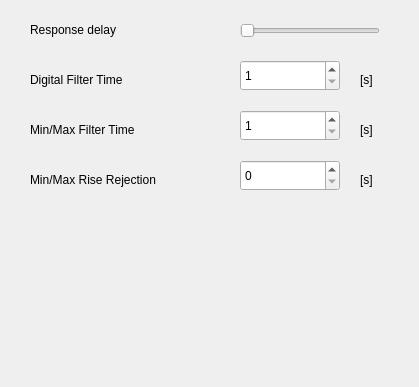
<?xml version="1.0" encoding="UTF-8"?>
<ui version="4.0">
 <class>VarioFrame6015</class>
 <widget class="QWidget" name="VarioFrame6015">
  <property name="geometry">
   <rect>
    <x>0</x>
    <y>0</y>
    <width>419</width>
    <height>387</height>
   </rect>
  </property>
  <property name="windowTitle">
   <string>Variometer</string>
  </property>
  <widget class="QLabel" name="textLabel_ITimeUnit">
   <property name="geometry">
    <rect>
     <x>360</x>
     <y>70</y>
     <width>67</width>
     <height>20</height>
    </rect>
   </property>
   <property name="text">
    <string>[s]</string>
   </property>
   <property name="wordWrap">
    <bool>false</bool>
   </property>
  </widget>
  <widget class="QLabel" name="textLabel_FiltTime">
   <property name="geometry">
    <rect>
     <x>30</x>
     <y>70</y>
     <width>134</width>
     <height>20</height>
    </rect>
   </property>
   <property name="text">
    <string>Digital Filter Time</string>
   </property>
   <property name="wordWrap">
    <bool>false</bool>
   </property>
  </widget>
  <widget class="QLabel" name="textLabel_FiltTimeMinMax_2">
   <property name="geometry">
    <rect>
     <x>30</x>
     <y>170</y>
     <width>146</width>
     <height>20</height>
    </rect>
   </property>
   <property name="text">
    <string>Min/Max Rise Rejection</string>
   </property>
   <property name="wordWrap">
    <bool>false</bool>
   </property>
  </widget>
  <widget class="QLabel" name="textLabel_RespDelay">
   <property name="geometry">
    <rect>
     <x>30</x>
     <y>20</y>
     <width>150</width>
     <height>20</height>
    </rect>
   </property>
   <property name="text">
    <string>Response delay</string>
   </property>
   <property name="wordWrap">
    <bool>false</bool>
   </property>
  </widget>
  <widget class="QLabel" name="textLabel_ITimeUnit_2_2">
   <property name="geometry">
    <rect>
     <x>360</x>
     <y>170</y>
     <width>67</width>
     <height>20</height>
    </rect>
   </property>
   <property name="text">
    <string>[s]</string>
   </property>
   <property name="wordWrap">
    <bool>false</bool>
   </property>
  </widget>
  <widget class="QLabel" name="textLabel_FiltTimeMinMax">
   <property name="geometry">
    <rect>
     <x>30</x>
     <y>120</y>
     <width>146</width>
     <height>20</height>
    </rect>
   </property>
   <property name="text">
    <string>Min/Max Filter Time</string>
   </property>
   <property name="wordWrap">
    <bool>false</bool>
   </property>
  </widget>
  <widget class="QSpinBox" name="spinBox_TimeRiseRej">
   <property name="geometry">
    <rect>
     <x>240</x>
     <y>160</y>
     <width>100</width>
     <height>31</height>
    </rect>
   </property>
   <property name="toolTip">
    <string>Time to reject the min/max calculation after flight recognition (for towing).</string>
   </property>
   <property name="minimum">
    <number>0</number>
   </property>
   <property name="maximum">
    <number>3600</number>
   </property>
   <property name="value">
    <number>0</number>
   </property>
  </widget>
  <widget class="QSpinBox" name="spinBox_FiltTimeMinMax">
   <property name="geometry">
    <rect>
     <x>240</x>
     <y>110</y>
     <width>100</width>
     <height>31</height>
    </rect>
   </property>
   <property name="minimum">
    <number>1</number>
   </property>
   <property name="maximum">
    <number>30</number>
   </property>
  </widget>
  <widget class="QLabel" name="textLabel_ITimeUnit_2">
   <property name="geometry">
    <rect>
     <x>360</x>
     <y>120</y>
     <width>67</width>
     <height>20</height>
    </rect>
   </property>
   <property name="text">
    <string>[s]</string>
   </property>
   <property name="wordWrap">
    <bool>false</bool>
   </property>
  </widget>
  <widget class="QSpinBox" name="spinBox_FiltTime">
   <property name="geometry">
    <rect>
     <x>240</x>
     <y>60</y>
     <width>100</width>
     <height>31</height>
    </rect>
   </property>
   <property name="minimum">
    <number>1</number>
   </property>
   <property name="maximum">
    <number>30</number>
   </property>
  </widget>
  <widget class="QSlider" name="slider_RespDelay">
   <property name="geometry">
    <rect>
     <x>240</x>
     <y>20</y>
     <width>140</width>
     <height>21</height>
    </rect>
   </property>
   <property name="toolTip">
    <string>0=fast filter settings</string>
   </property>
   <property name="maximum">
    <number>3</number>
   </property>
   <property name="pageStep">
    <number>1</number>
   </property>
   <property name="orientation">
    <enum>Qt::Horizontal</enum>
   </property>
  </widget>
 </widget>
 <layoutdefault spacing="6" margin="11"/>
 <pixmapfunction>qPixmapFromMimeSource</pixmapfunction>
 <resources/>
 <connections/>
</ui>
